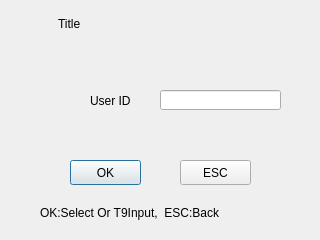
<ui version="4.0" >
 <class>UserIDInput2</class>
 <widget class="QDialog" name="UserIDInput2" >
  <property name="geometry" >
   <rect>
    <x>0</x>
    <y>0</y>
    <width>320</width>
    <height>240</height>
   </rect>
  </property>
  <property name="windowTitle" >
   <string>Dialog</string>
  </property>
  <widget class="QLabel" name="lblBackground" >
   <property name="geometry" >
    <rect>
     <x>0</x>
     <y>0</y>
     <width>320</width>
     <height>240</height>
    </rect>
   </property>
   <property name="text" >
    <string/>
   </property>
   <property name="pixmap" >
    <pixmap resource="../sb3000.qrc" >:/images/res/bg-main.png</pixmap>
   </property>
  </widget>
  <widget class="QLabel" name="lblTitleBackground" >
   <property name="geometry" >
    <rect>
     <x>0</x>
     <y>6</y>
     <width>320</width>
     <height>30</height>
    </rect>
   </property>
   <property name="text" >
    <string/>
   </property>
   <property name="pixmap" >
    <pixmap resource="../sb3000.qrc" >:/images/res/title-1.png</pixmap>
   </property>
  </widget>
  <widget class="QLabel" name="lblTitleText" >
   <property name="geometry" >
    <rect>
     <x>58</x>
     <y>10</y>
     <width>240</width>
     <height>28</height>
    </rect>
   </property>
   <property name="text" >
    <string>Title</string>
   </property>
  </widget>
  <widget class="QLabel" name="lblTitleIcon" >
   <property name="geometry" >
    <rect>
     <x>20</x>
     <y>9</y>
     <width>26</width>
     <height>26</height>
    </rect>
   </property>
   <property name="text" >
    <string/>
   </property>
   <property name="pixmap" >
    <pixmap resource="../sb3000.qrc" >:/images/res/icon-normal.png</pixmap>
   </property>
   <property name="scaledContents" >
    <bool>true</bool>
   </property>
  </widget>
  <widget class="QLabel" name="lblStatusIcon" >
   <property name="geometry" >
    <rect>
     <x>20</x>
     <y>205</y>
     <width>16</width>
     <height>16</height>
    </rect>
   </property>
   <property name="text" >
    <string/>
   </property>
   <property name="pixmap" >
    <pixmap resource="../sb3000.qrc" >:/images/res/icon-help.png</pixmap>
   </property>
  </widget>
  <widget class="QLabel" name="lblStatusText" >
   <property name="geometry" >
    <rect>
     <x>40</x>
     <y>200</y>
     <width>270</width>
     <height>25</height>
    </rect>
   </property>
   <property name="text" >
    <string>OK:Select Or T9Input,  ESC:Back </string>
   </property>
  </widget>
  <widget class="QPushButton" name="btnOK" >
   <property name="geometry" >
    <rect>
     <x>70</x>
     <y>160</y>
     <width>71</width>
     <height>25</height>
    </rect>
   </property>
   <property name="text" >
    <string>OK</string>
   </property>
  </widget>
  <widget class="QPushButton" name="btnESC" >
   <property name="geometry" >
    <rect>
     <x>180</x>
     <y>160</y>
     <width>71</width>
     <height>25</height>
    </rect>
   </property>
   <property name="text" >
    <string>ESC</string>
   </property>
  </widget>
  <widget class="QLineEdit" name="txtID" >
   <property name="geometry" >
    <rect>
     <x>160</x>
     <y>90</y>
     <width>121</width>
     <height>20</height>
    </rect>
   </property>
   <property name="maxLength" >
    <number>8</number>
   </property>
   <property name="echoMode" >
    <enum>QLineEdit::Normal</enum>
   </property>
  </widget>
  <widget class="QLabel" name="lblID" >
   <property name="geometry" >
    <rect>
     <x>90</x>
     <y>90</y>
     <width>65</width>
     <height>21</height>
    </rect>
   </property>
   <property name="text" >
    <string>User ID</string>
   </property>
  </widget>
  <widget class="QLabel" name="lblIcon" >
   <property name="geometry" >
    <rect>
     <x>30</x>
     <y>80</y>
     <width>40</width>
     <height>40</height>
    </rect>
   </property>
   <property name="text" >
    <string/>
   </property>
   <property name="pixmap" >
    <pixmap resource="../sb3000.qrc" >:/images/res/input-userid.png</pixmap>
   </property>
   <property name="scaledContents" >
    <bool>true</bool>
   </property>
  </widget>
 </widget>
 <tabstops>
  <tabstop>btnOK</tabstop>
  <tabstop>btnESC</tabstop>
 </tabstops>
 <resources>
  <include location="../sb3000.qrc" />
 </resources>
 <connections/>
</ui>
